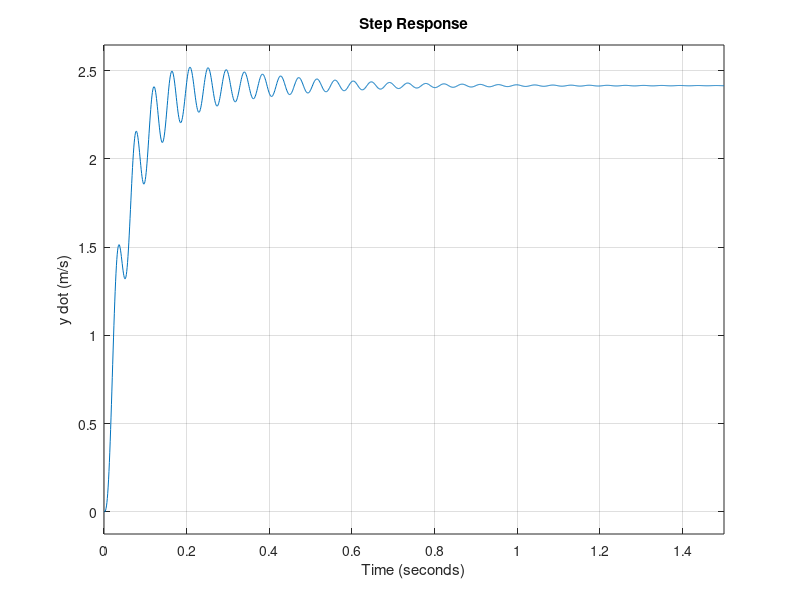

Source code (MATLAB):
% Chapter 3: Figure 3.37
%
% Model Parameters
k=10; M1=0.02; M2=0.0005; b1=410e-03; b2=4.1e-03;
t=[0:0.001:1.5];
% State Space Model
A=[0 0 1 0;0 0 0 1;-k/M1 k/M1 -b1/M1 0; k/M2 -k/M2 0 -b2/M2];
B=[0;0;1/M1;0]; C=[0 0 0 1]; D=[0];
sys=ss(A,B,C,D);
% Simulated step Response
step(sys,t);
xlabel('Time (seconds)'), ylabel('y dot (m/s)')
